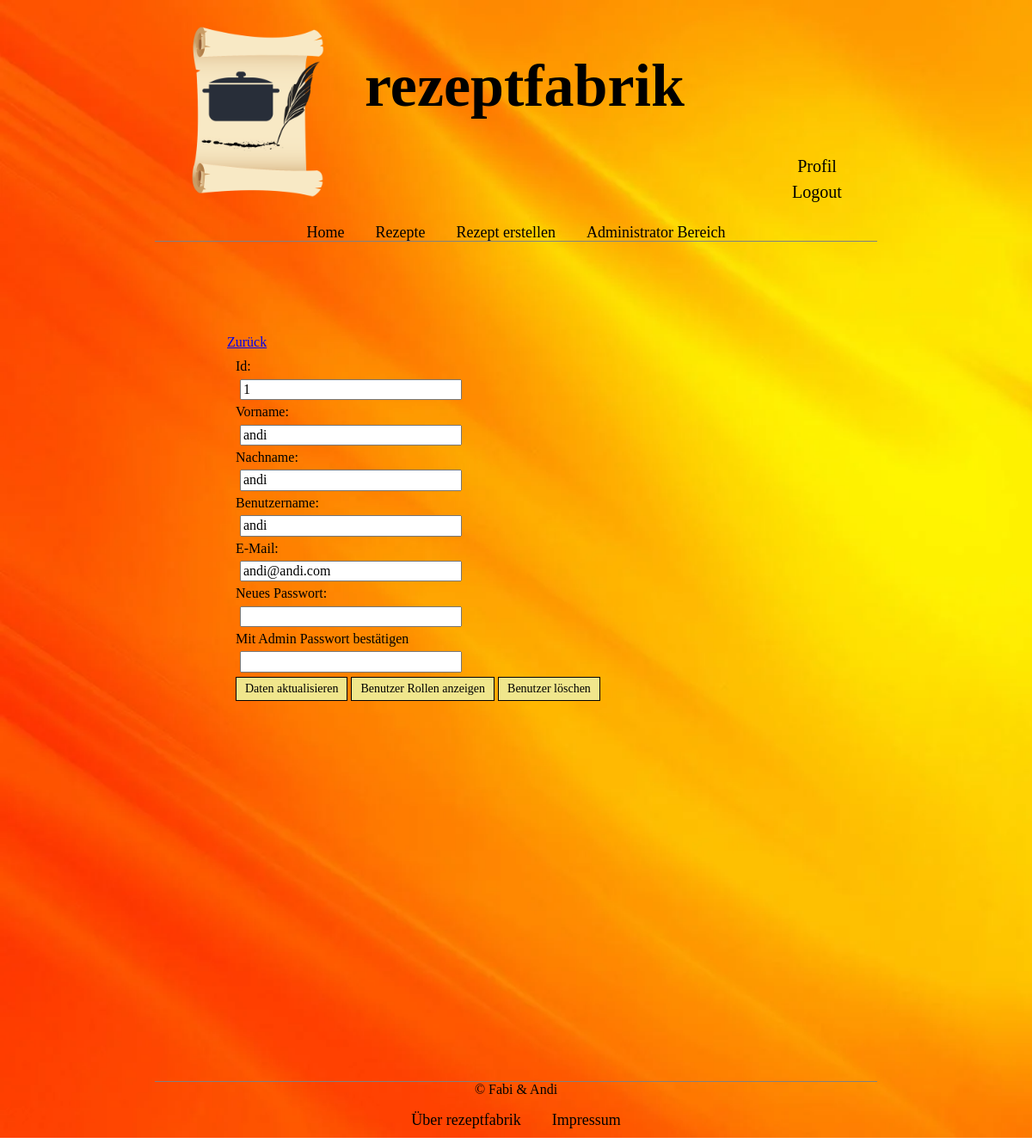
Page /admin.user.php?id=1 (signed in) on the committed database.
### tables this page shows
CREATE TABLE user
(
    id        INTEGER AUTO_INCREMENT,
    firstname VARCHAR(30)  NOT NULL,
    lastname  VARCHAR(30)  NOT NULL,
    user_name VARCHAR(30)  NOT NULL,
    email     VARCHAR(255) NOT NULL,
    password  TEXT         NOT NULL,
    PRIMARY KEY (id),
    UNIQUE KEY (user_name),
    UNIQUE KEY (email)
);

### manager/usermanager.php (called while the page is built, shortened)
<?php
require_once __DIR__ . '/../model/user.php';
class UserManager
{
    private PDO $conn;
    public function __construct(PDO $conn)
    {
        $this->conn = $conn;
    }
    function getUserById(int $id): User|bool
    {
        $ps = $this->conn->prepare('SELECT * FROM user WHERE id = :id');
        $ps->bindValue('id', $id);
        $ps->execute();
        if ($row = $ps->fetch()) {
            return new User($row['id'], $row['firstname'], $row['lastname'], $row['user_name'], $row['email'], $row['password']);
        }
        return false;
    }
}

### inc/admin.userinclude.php (called while the page is built, shortened)
<?php
if (isset($_SESSION['loggedin']) && $_SESSION['user_id'] != null && $_SESSION['admin'] == true && isset($_REQUEST['id']) && $_REQUEST['id'] != 0) {
    $user = $userManager->getUserById($_REQUEST['id']);
}

### model/user.php (called while the page is built, shortened)
<?php
class User
{
    public function __construct(int $id, string $firstname, string $lastname, string $user_name, string $email, string $password)
    {
        $this->id = $id;
        $this->firstname = $firstname;
        $this->lastname = $lastname;
        $this->user_name = $user_name;
        $this->email = $email;
    }
}

### admin.user.php (the view, shortened to what this page needs)
<?php
require_once 'inc/maininclude.php';
require_once 'inc/admin.userinclude.php';
?>
<!DOCTYPE HTML>
<html lang="de">
<head>
    <link rel="stylesheet" href="css/style.css"/>
</head>
<body>
<div class="body">
    <header>
        <?php
        include "inc/header.php";
        include "inc/navbar.php";
        ?>
    </header>
    <div class="content">
        <a href="admin.users.php">Zurück</a>
        <div class="admin_user_data">
            <form action="admin.user.php" method="POST">
                <div>
                    <label for="id">Id:</label>
                    <input type="text" name="id" id="id" value="<?php echo $user->id ?>" readonly>
                </div>
                <div>
                    <label for="firstname">Vorname:</label>
                    <input type="text" name="firstname" id="firstname" value="<?php echo $user->firstname ?>">
                </div>
                <div>
                    <label for="lastname">Nachname:</label>
                    <input type="text" name="lastname" id="lastname" value="<?php echo $user->lastname ?>">
                </div>
                <div>
                    <label for="user_name">Benutzername:</label>
                    <input type="text" name="user_name" id="user_name" value="<?php echo $user->user_name ?>">
                </div>
                <div>
                    <label for="email">E-Mail:</label>
                    <input type="email" name="email" id="email" value="<?php echo $user->email ?>">
                </div>
                <div>
                    <label for="newpassword">Neues Passwort:</label>
                    <input type="password" name="newpassword" id="newpassword">
                </div>
                <div>
                    <label for="password">Mit Admin Passwort bestätigen</label>
                    <input type="password" name="password" id="password">
                </div>
                <div>
                    <button name="btupdate">Daten aktualisieren</button>
                    <button name="btgetroles">Benutzer Rollen anzeigen</button>
                    <button name="btdelete" <?php if ($_SESSION['user_id'] == $_REQUEST['id']) echo 'disabled'; ?>>
                        Benutzer löschen
                    </button>
                </div>
            </form>
        </div>
    </div>
    <?php include 'inc/footer.php'; ?>
</div>
</body>
</html>

### css/style.css (style rules this page uses)
* { font-family: Verdana, Tahoma, Arial sans-serif; }
.body { font-size: 16px; max-width: 1200px; margin: 0 auto; width: 70%; min-height: 1200px; max-height: 6000px; background-image: url(../img/background.jpeg); background-size: cover; padding-left: 15%; padding-right: 15%; padding-bottom: 10px; }
header { border-bottom: 1px solid grey; margin-bottom: 8px; width: 100%; height: 280px; display: inline-block; text-align: center; }
.content { width: 80%; min-height: 850px; max-height: 3500px; margin-top: 100px; padding-left: 10%; padding-right: 10%; padding-bottom: 10px; }
form { margin: 10px; }
form input { display: block; width: 250px; margin: 5px; }
button, .button { background-color: khaki; border: 1px solid black; color: black; font-size: 14px; padding: 5px 10px; text-decoration: none; }

### rows in the picture
user: id "1", firstname "andi", lastname "andi", user_name "andi", email "andi@andi.com"
